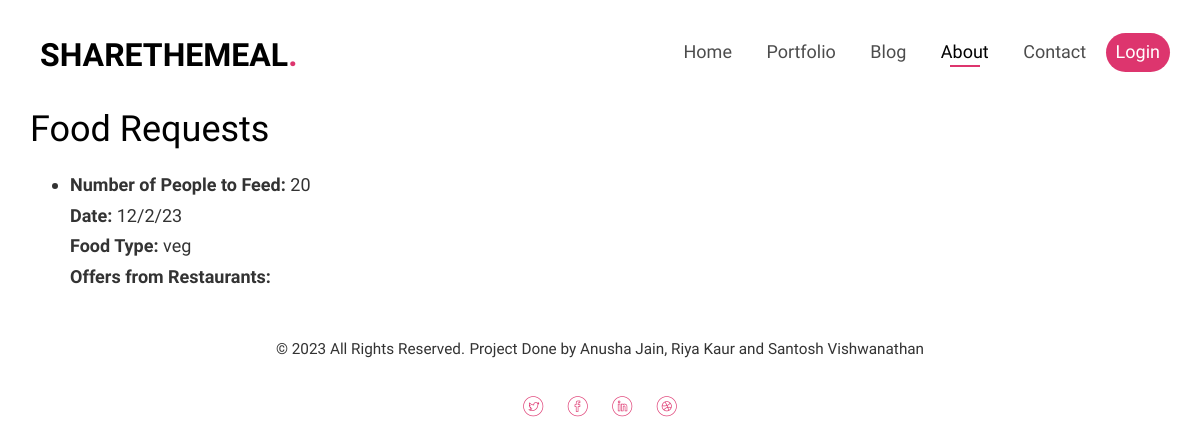
The page /postrequestindex on the database as committed earlier.
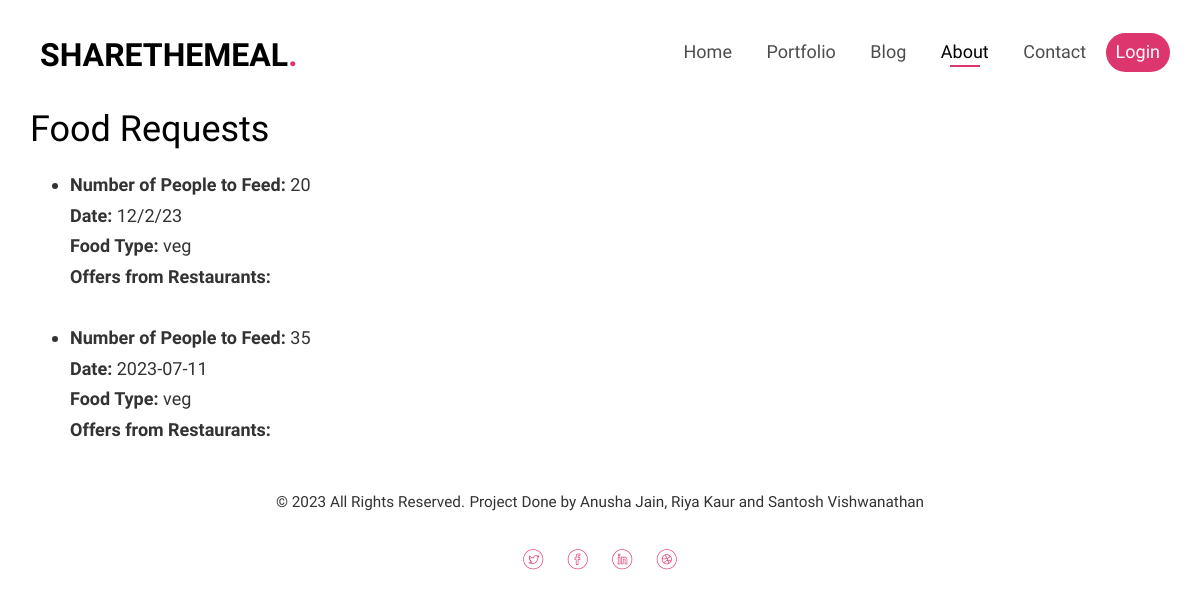
The same page on the database as committed later.
### app.py (models this page shows)
class FoodRequest(db.Model):
    id = db.Column(db.Integer, primary_key=True)
    people_to_feed = db.Column(db.Integer)
    date = db.Column(db.String(20))
    food_type = db.Column(db.String(10))
    ngo_id = db.Column(db.Integer, db.ForeignKey('ngo.id'))
    ngo = db.relationship('NGO', backref=db.backref('requests', lazy=True))
    restaurant_id = db.Column(db.Integer, db.ForeignKey('restaurant.id'))
    restaurant = db.relationship('Restaurant', backref=db.backref('offers', lazy=True))

### app.py (the view)
@app.route('/postrequestindex')
def postrequestindex():
    requests = FoodRequest.query.filter_by(restaurant_id=None).all()
    restaurants = Restaurant.query.all()
    ngo_offers = {}
    for request in requests:
        ngo_offers[request] = Restaurant.query.filter(Restaurant.offers.any(id=request.id)).all()
    return render_template('postrequestindex.html', requests=requests, ngo_offers=ngo_offers, restaurants=restaurants)

### templates/postrequestindex.html (shortened to what this page needs)
{% import 'bootstrap/wtf.html' as wtf %}
{% include "header.html" %}
<div class="container">
  <h1>Food Requests</h1>
  <ul>
    {% for request in requests %}
    <li>
      <strong>Number of People to Feed:</strong> {{ request.people_to_feed }}<br>
      <strong>Date:</strong> {{ request.date }}<br>
      <strong>Food Type:</strong> {{ request.food_type }}<br>
      {% if request.restaurant %}
      <strong>Requirement Satisfied</strong>
      {% else %}
      {% if request in ngo_offers %}
      <strong>Offers from Restaurants:</strong>
      {% else %}
      <a href="/offer_help/{{ request.id }}">I Can Provide</a>
      {% endif %}
      {% endif %}
    </li>
    <br>
    {% endfor %}
  </ul>
</div>
{% include "footer.html" %}

### templates/header.html (shortened to what this page needs)
{% import 'bootstrap/wtf.html' as wtf %}
<!DOCTYPE HTML>
<html>
	<head>
	<link rel="stylesheet" href="{{ url_for('static', filename='css/animate.css') }}">
	<link rel="stylesheet" href="{{ url_for('static', filename='css/icomoon.css') }}">
	<link rel="stylesheet" href="{{ url_for('static', filename='css/bootstrap.css') }}">
	<link rel="stylesheet" href="{{ url_for('static', filename='css/flexslider.css') }}">
	<link rel="stylesheet" href="{{ url_for('static', filename='css/style.css') }}">
	</head>
	<body>
	<div id="page">
	<nav class="fh5co-nav" role="navigation">
		<div class="top-menu">
			<div class="container">
				<div class="row">
					<div class="col-xs-2">
						<div id="fh5co-logo"><a href="index.html">sharethemeal<span>.</span></a></div>
					</div>
					<div class="col-xs-10 text-right menu-1">
						<ul>
							<li><a href="index.html">Home</a></li>
							<li><a href="portfolio.html">Portfolio</a></li>
							<li class="has-dropdown">
								<a href="blog.html">Blog</a>
							</li>
							<li class="active"><a href="about.html">About</a></li>
							<li><a href="contact.html">Contact</a></li>
							<li class="btn-cta"><a href="login"><span>Login</span></a></li>
						</ul>
					</div>
				</div>
			</div>
		</div>
	</nav>

### templates/footer.html (shortened to what this page needs)
<div class="footer">
				<div class="col-md-12 text-center">
					<p>
						<small class="block">&copy; 2023 All Rights Reserved.</small>
						<small class="block">Project Done by Anusha Jain, Riya Kaur and Santosh Vishwanathan</a></small>
					</p>
					<p>
						<ul class="fh5co-social-icons">
							<li><a href="#"><i class="icon-twitter"></i></a></li>
							<li><a href="#"><i class="icon-facebook"></i></a></li>
							<li><a href="#"><i class="icon-linkedin"></i></a></li>
							<li><a href="#"><i class="icon-dribbble"></i></a></li>
						</ul>
					</p>
				</div>
			</div>
		</div>
	</body>
</html>

### static/css/icomoon.css (style rules this page uses)
[class^="icon-"], [class*=" icon-"] { font-family: 'icomoon' !important; speak: none; font-style: normal; font-weight: normal; font-variant: normal; text-transform: none; line-height: 1; -webkit-font-smoothing: antialiased; -moz-osx-font-smoothing: grayscale; }
.icon-facebook:before { content: "\e05d"; }
.icon-twitter:before { content: "\e05e"; }
.icon-linkedin:before { content: "\e062"; }
.icon-dribbble:before { content: "\e063"; }

### static/css/style.css (style rules this page uses)
body { font-family: "Inconsolata", Arial, sans-serif; font-weight: 400; font-size: 18px; line-height: 1.7; color: #333333; background: #fff; }
#page { position: relative; overflow-x: hidden; width: 100%; height: 100%; -webkit-transition: 0.5s; -o-transition: 0.5s; transition: 0.5s; }
a { color: #DD356E; -webkit-transition: 0.5s; -o-transition: 0.5s; transition: 0.5s; }
p { margin-bottom: 30px; }
h1, h2, h3, h4, h5, h6, figure { color: #000; font-family: "Inconsolata", Arial, sans-serif; font-weight: 400; margin: 0 0 20px 0; }
.fh5co-nav { background: #fff; }
.fh5co-nav .top-menu { padding: 28px 0; }
.fh5co-nav #fh5co-logo { font-size: 32px; margin: 0; padding: 0; text-transform: uppercase; font-weight: 700; font-family: "Inconsolata", Arial, sans-serif; }
.fh5co-nav #fh5co-logo a span { color: #DD356E; }
.fh5co-nav a { padding: 5px 10px; color: #000; }
.fh5co-nav ul { padding: 0; margin: 5px 0 0 0; }
.fh5co-nav ul li { padding: 0; margin: 0; list-style: none; display: inline; }
.fh5co-nav ul li a { font-size: 18px; padding: 30px 15px; color: rgba(0, 0, 0, 0.7); -webkit-transition: 0.5s; -o-transition: 0.5s; transition: 0.5s; }
.fh5co-nav ul li.has-dropdown { position: relative; }
.fh5co-nav ul li.btn-cta a { padding: 30px 0px !important; color: #fff; }
.fh5co-nav ul li.btn-cta a span { background: #dd356e; padding: 4px 10px; display: -moz-inline-stack; display: inline-block; zoom: 1; *display: inline; -webkit-transition: 0.3s; -o-transition: 0.3s; transition: 0.3s; -webkit-border-radius: 100px; -moz-border-radius: 100px; -ms-border-radius: 100px; border-radius: 100px; }
.fh5co-nav ul li.active > a { color: #000 !important; position: relative; }
.fh5co-nav ul li.active > a:after { position: absolute; bottom: 25px; left: 0; right: 0; content: ''; width: 30px; height: 2px; background: #DD356E; margin: 0 auto; }
.fh5co-social-icons { margin: 0; padding: 0; }
.fh5co-social-icons li { margin: 0; padding: 0; list-style: none; display: -moz-inline-stack; display: inline-block; zoom: 1; *display: inline; }
.fh5co-social-icons li a { display: -moz-inline-stack; display: inline-block; zoom: 1; *display: inline; color: #DD356E; padding-left: 10px; padding-right: 10px; }
.fh5co-social-icons li a i { font-size: 20px; }
#fh5co-offcanvas a { color: rgba(255, 255, 255, 0.5); }
#fh5co-offcanvas ul { padding: 0; margin: 0; }
#fh5co-offcanvas ul li { padding: 0; margin: 0; list-style: none; }
#fh5co-offcanvas ul li.offcanvas-has-dropdown > a { display: block; position: relative; }
#fh5co-offcanvas ul li.offcanvas-has-dropdown > a:after { position: absolute; right: 0px; font-family: 'icomoon'; speak: none; font-style: normal; font-weight: normal; font-variant: normal; text-transform: none; line-height: 1; -webkit-font-smoothing: antialiased; -moz-osx-font-smoothing: grayscale; content: "\ebfc"; font-size: 20px; color: rgba(255, 255, 255, 0.2); -webkit-transition: 0.5s; -o-transition: 0.5s; transition: 0.5s; }

Rows that differ between the two databases and show on the page:
added FoodRequest: people_to_feed "35", date "2023-07-11", food_type "veg"
